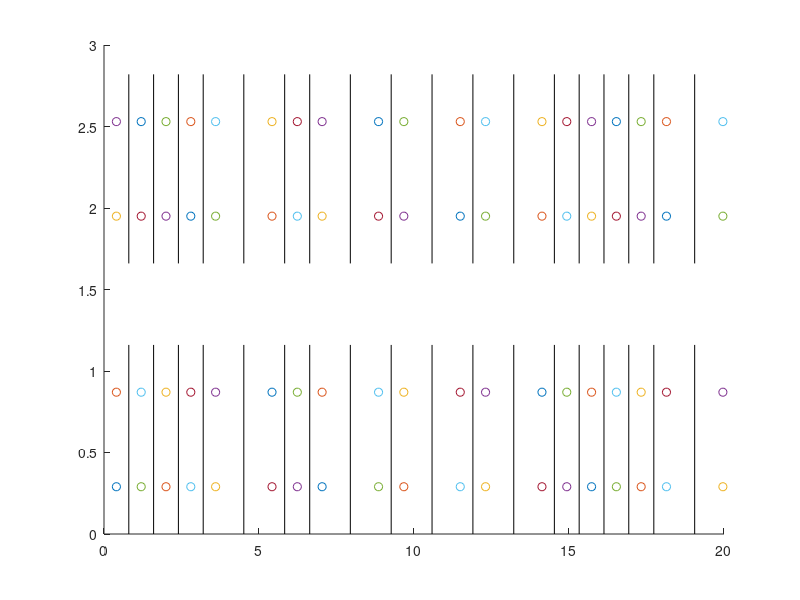

The MATLAB source for this figure:
close all
clc
clear


%carriage coordinates

%composition of matrix: [x_coord,y_coord,seat_no.]


seat_locations = zeros(76,3);

seat_locations(1,:) = [0.4,0.29,1];
seat_locations(2,:) = [0.4,0.87,2];
seat_locations(3,:) = [0.4,1.95,3];
seat_locations(4,:) = [0.4,2.53,4];

seat_locations(5,:) = [1.2,0.29,5];
seat_locations(6,:) = [1.2,0.87,6];
seat_locations(7,:) = [1.2,1.95,7];
seat_locations(8,:) = [1.2,2.53,8];

seat_locations(9,:) = [2,0.29,9];
seat_locations(10,:) = [2,0.87,10];
seat_locations(11,:) = [2,1.95,11];
seat_locations(12,:) = [2,2.53,12];

seat_locations(13,:) = [2.8,0.29,13];
seat_locations(14,:) = [2.8,0.87,14];
seat_locations(15,:) = [2.8,1.95,15];
seat_locations(16,:) = [2.8,2.53,16];

seat_locations(17,:) = [3.6,0.29,17];
seat_locations(18,:) = [3.6,0.87,18];
seat_locations(19,:) = [3.6,1.95,19];
seat_locations(20,:) = [3.6,2.53,20];

%table%

seat_locations(21,:) = [5.42,0.29,21];
seat_locations(22,:) = [5.42,0.87,22];
seat_locations(23,:) = [5.42,1.95,23];
seat_locations(24,:) = [5.42,2.53,24];

%back to back seats%

seat_locations(25,:) = [6.236,0.29,25];
seat_locations(26,:) = [6.236,0.87,26];
seat_locations(27,:) = [6.236,1.95,27];
seat_locations(28,:) = [6.236,2.53,28];

seat_locations(29,:) = [7.036,0.29,29];
seat_locations(30,:) = [7.036,0.87,30];
seat_locations(31,:) = [7.036,1.95,31];
seat_locations(32,:) = [7.036,2.53,32];

%table%

seat_locations(33,:) = [8.856,0.29,33];
seat_locations(34,:) = [8.856,0.87,34];
seat_locations(35,:) = [8.856,1.95,35];
seat_locations(36,:) = [8.856,2.53,36];

%back to back seats%

seat_locations(37,:) = [9.672,0.29,37];
seat_locations(38,:) = [9.672,0.87,38];
seat_locations(39,:) = [9.672,1.95,39];
seat_locations(40,:) = [9.672,2.53,40];

%table%

seat_locations(41,:) = [11.492,0.29,41];
seat_locations(42,:) = [11.492,0.87,42];
seat_locations(43,:) = [11.492,1.95,43];
seat_locations(44,:) = [11.492,2.53,44];

%back to back seats%

seat_locations(45,:) = [12.308,0.29,45];
seat_locations(46,:) = [12.308,0.87,46];
seat_locations(47,:) = [12.308,1.95,47];
seat_locations(48,:) = [12.308,2.53,48];

%table

seat_locations(49,:) = [14.128,0.29,49];
seat_locations(50,:) = [14.128,0.87,50];
seat_locations(51,:) = [14.128,1.95,51];
seat_locations(52,:) = [14.128,2.53,52];

seat_locations(53,:) = [14.928,0.29,53];
seat_locations(54,:) = [14.928,0.87,54];
seat_locations(55,:) = [14.928,1.95,55];
seat_locations(56,:) = [14.928,2.53,56];

seat_locations(57,:) = [15.728,0.29,57];
seat_locations(58,:) = [15.728,0.87,58];
seat_locations(59,:) = [15.728,1.95,59];
seat_locations(60,:) = [15.728,2.53,60];

seat_locations(61,:) = [16.528,0.29,61];
seat_locations(62,:) = [16.528,0.87,62];
seat_locations(63,:) = [16.528,1.95,63];
seat_locations(64,:) = [16.528,2.53,64];

seat_locations(65,:) = [17.328,0.29,65];
seat_locations(66,:) = [17.328,0.87,66];
seat_locations(67,:) = [17.328,1.95,67];
seat_locations(68,:) = [17.328,2.53,68];

%back to back seats%

seat_locations(69,:) = [18.144,0.29,69];
seat_locations(70,:) = [18.144,0.87,70];
seat_locations(71,:) = [18.144,1.95,71];
seat_locations(72,:) = [18.144,2.53,72];

%table%

seat_locations(73,:) = [19.964,0.29,73];
seat_locations(74,:) = [19.964,0.87,74];
seat_locations(75,:) = [19.964,1.95,75];
seat_locations(76,:) = [19.964,2.53,76];

shield_locations = seat_locations;
for i = 1:18
    4*i -3:4*i
    newx = (seat_locations(4*i-3,1) + seat_locations(4*i+1 ,1))/2;
   shield_locations(4*i -3:4*i,1) = newx ;
end
%%
%Now loop to report as shield endpoints.
shield_endpoints = zeros(36,4);
for i = 1:19
    4*i -3:4*i
    tempblock = shield_locations(4*i -3:4*i,:)
    shield_endpoints(1+2*(i-1),1) = tempblock(1,1);
    shield_endpoints(2+2*(i-1),1) = tempblock(1,1);
   shield_endpoints(1+2*(i-1),2) = tempblock(1,1);
   shield_endpoints(2+2*(i-1),2) = tempblock(1,1);
   shield_endpoints(1+2*(i-1),3) = tempblock(1,2)-0.29;
      shield_endpoints(2+2*(i-1),3) = tempblock(3,2)-0.29;
   shield_endpoints(1+2*(i-1),4) = tempblock(2,2)+0.29;
      shield_endpoints(2+2*(i-1),4) = tempblock(4,2)+0.29;
    end
csvwrite('shield_locations.csv',shield_endpoints)
clf
for i = 1:36
    hold on
plot([shield_endpoints(i,1),shield_endpoints(i,2)],[shield_endpoints(i,3),shield_endpoints(i,4)],'k','MarkerSize',10)
end

for i = 1:76
    scatter(seat_locations(i,1),seat_locations(i,2))
end
% 
% plot([0,0],[0,2.82],'-k','linewidth',2)
% plot([20.4,20.4],[0,2.82],'-k','linewidth',2)
% plot([0,20.4],[2.82,2.82],'-k','linewidth',2)
% plot([0,20.4],[0,0],'-k','linewidth',2)
% xlabel("$x$",'Interpreter','latex')
% ylabel("$y$",'Interpreter','latex')
% xlim([0 20.5])

